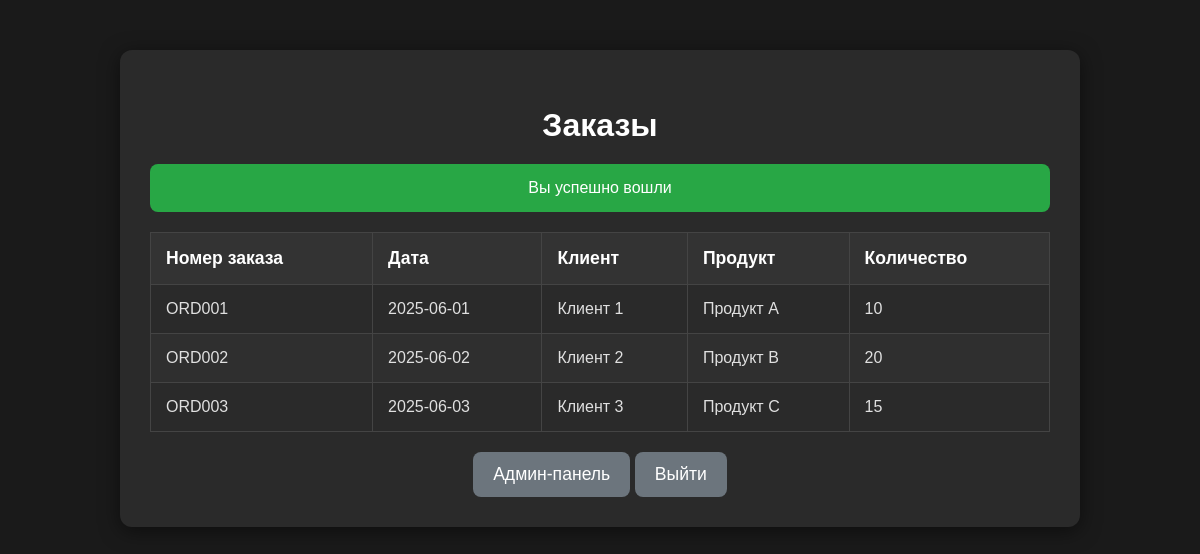
/frontend/view_user.php (signed in), run on the app's committed database.
### tables this page shows
CREATE TABLE orders (
    id INT AUTO_INCREMENT PRIMARY KEY,
    order_number VARCHAR(50) NOT NULL,
    order_date DATE NOT NULL,
    client_id INT,
    product_id INT,
    quantity INT NOT NULL,
    FOREIGN KEY (client_id) REFERENCES clients(id),
    FOREIGN KEY (product_id) REFERENCES products(id)
);

CREATE TABLE clients (
    id INT AUTO_INCREMENT PRIMARY KEY,
    name VARCHAR(100) NOT NULL
);

CREATE TABLE products (
    id INT AUTO_INCREMENT PRIMARY KEY,
    name VARCHAR(100) NOT NULL
);

### frontend/view_user.php (the view, shortened to what this page needs)
<?php
require_once '../api/config.php';
$result = $conn->query("
    SELECT o.id, o.order_number, o.order_date, c.name AS client_name, p.name AS product_name, o.quantity
    FROM orders o
    LEFT JOIN clients c ON o.client_id = c.id
    LEFT JOIN products p ON o.product_id = p.id
");
?>
<!DOCTYPE html>
<html lang="ru">
<head>
    <link rel="stylesheet" href="css/styles.css">
</head>
<body>
    <div class="container">
        <h2>Заказы</h2>
        <?php if (isset($_SESSION['success'])): ?>
            <div class="alert-success"><?php echo $_SESSION['success']; unset($_SESSION['success']); ?></div>
        <?php endif; ?>
        <table>
            <thead>
                <tr>
                    <th>Номер заказа</th>
                    <th>Дата</th>
                    <th>Клиент</th>
                    <th>Продукт</th>
                    <th>Количество</th>
                </tr>
            </thead>
            <tbody>
                <?php while ($row = $result->fetch_assoc()): ?>
                    <tr>
                        <td><?php echo htmlspecialchars($row['order_number']); ?></td>
                        <td><?php echo htmlspecialchars($row['order_date']); ?></td>
                        <td><?php echo htmlspecialchars($row['client_name'] ?? 'Не указан'); ?></td>
                        <td><?php echo htmlspecialchars($row['product_name'] ?? 'Не указан'); ?></td>
                        <td><?php echo htmlspecialchars($row['quantity']); ?></td>
                    </tr>
                <?php endwhile; ?>
            </tbody>
        </table>
        <div class="button-group">
            <?php if ($_SESSION['role'] === 'admin'): ?>
                <a href="view_admin.php" class="btn-secondary">Админ-панель</a>
            <?php endif; ?>
            <a href="../api/logout.php" class="btn-secondary">Выйти</a>
        </div>
    </div>
</body>
</html>

### frontend/css/styles.css (style rules this page uses)
body { background-color: #1a1a1a; color: #e0e0e0; font-family: 'Arial', sans-serif; margin: 0; padding: 0; }
.container { max-width: 900px; margin: 50px auto; padding: 30px; background-color: #2a2a2a; border-radius: 12px; box-shadow: 0 4px 20px rgba(0, 0, 0, 0.5); }
h2 { color: #ffffff; text-align: center; margin-bottom: 20px; font-size: 2em; }
.btn-secondary { background-color: #6c757d; color: #ffffff; padding: 12px 20px; border: none; border-radius: 8px; font-size: 1.1em; cursor: pointer; transition: background-color 0.3s; text-decoration: none; display: inline-block; }
table { width: 100%; border-collapse: collapse; margin-top: 20px; }
th, td { padding: 15px; border: 1px solid #444444; text-align: left; }
th { background-color: #333333; color: #ffffff; font-size: 1.1em; }
tr:nth-child(even) { background-color: #2f2f2f; }
.alert-success { background-color: #28a745; color: #ffffff; padding: 15px; border-radius: 8px; margin-bottom: 20px; text-align: center; }
.button-group { text-align: center; margin-top: 20px; }

### data on the page
orders: order_number "ORD001", order_date "2025-06-01", client.name "Клиент 1", product.name "Продукт A", quantity "10"
orders: order_number "ORD002", order_date "2025-06-02", client.name "Клиент 2", product.name "Продукт B", quantity "20"
orders: order_number "ORD003", order_date "2025-06-03", client.name "Клиент 3", product.name "Продукт C", quantity "15"

### other printed values
$_SESSION['success'] "Вы успешно вошли"
